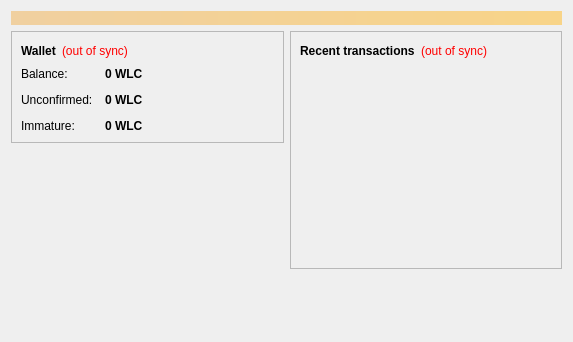
<?xml version="1.0" encoding="UTF-8"?>
<ui version="4.0">
 <class>OverviewPage</class>
 <widget class="QWidget" name="OverviewPage">
  <property name="geometry">
   <rect>
    <x>0</x>
    <y>0</y>
    <width>573</width>
    <height>342</height>
   </rect>
  </property>
  <property name="windowTitle">
   <string>Form</string>
  </property>
  <layout class="QVBoxLayout" name="topLayout">
   <item>
    <widget class="QLabel" name="labelAlerts">
     <property name="visible">
      <bool>false</bool>
     </property>
     <property name="styleSheet">
      <string notr="true">background-color: qlineargradient(x1: 0, y1: 0, x2: 1, y2: 0, stop:0 #F0D0A0, stop:1 #F8D488); color:#000000;</string>
     </property>
     <property name="wordWrap">
      <bool>true</bool>
     </property>
     <property name="margin">
      <number>3</number>
     </property>
    </widget>
   </item>
   <item>
    <layout class="QHBoxLayout" name="horizontalLayout" stretch="1,1">
     <item>
      <layout class="QVBoxLayout" name="verticalLayout_2">
       <item>
        <widget class="QFrame" name="frame">
         <property name="frameShape">
          <enum>QFrame::StyledPanel</enum>
         </property>
         <property name="frameShadow">
          <enum>QFrame::Raised</enum>
         </property>
         <layout class="QVBoxLayout" name="verticalLayout_4">
          <item>
           <layout class="QHBoxLayout" name="horizontalLayout_4">
            <item>
             <widget class="QLabel" name="label_5">
              <property name="font">
               <font>
                <weight>75</weight>
                <bold>true</bold>
               </font>
              </property>
              <property name="text">
               <string>Wallet</string>
              </property>
             </widget>
            </item>
            <item>
             <widget class="QLabel" name="labelWalletStatus">
              <property name="toolTip">
               <string>The displayed information may be out of date. Your wallet automatically synchronizes with the WLC network after a connection is established, but this process has not completed yet.</string>
              </property>
              <property name="styleSheet">
               <string notr="true">QLabel { color: red; }</string>
              </property>
              <property name="text">
               <string notr="true">(out of sync)</string>
              </property>
              <property name="alignment">
               <set>Qt::AlignLeading|Qt::AlignLeft|Qt::AlignVCenter</set>
              </property>
             </widget>
            </item>
            <item>
             <spacer name="horizontalSpacer_2">
              <property name="orientation">
               <enum>Qt::Horizontal</enum>
              </property>
              <property name="sizeHint" stdset="0">
               <size>
                <width>40</width>
                <height>20</height>
               </size>
              </property>
             </spacer>
            </item>
           </layout>
          </item>
          <item>
           <layout class="QFormLayout" name="formLayout_2">
            <property name="fieldGrowthPolicy">
             <enum>QFormLayout::AllNonFixedFieldsGrow</enum>
            </property>
            <property name="horizontalSpacing">
             <number>12</number>
            </property>
            <property name="verticalSpacing">
             <number>12</number>
            </property>
            <item row="0" column="0">
             <widget class="QLabel" name="label">
              <property name="text">
               <string>Balance:</string>
              </property>
             </widget>
            </item>
            <item row="0" column="1">
             <widget class="QLabel" name="labelBalance">
              <property name="font">
               <font>
                <weight>75</weight>
                <bold>true</bold>
               </font>
              </property>
              <property name="cursor">
               <cursorShape>IBeamCursor</cursorShape>
              </property>
              <property name="toolTip">
               <string>Your current balance</string>
              </property>
              <property name="text">
               <string notr="true">0 WLC</string>
              </property>
              <property name="textInteractionFlags">
               <set>Qt::LinksAccessibleByMouse|Qt::TextSelectableByKeyboard|Qt::TextSelectableByMouse</set>
              </property>
             </widget>
            </item>
            <item row="1" column="0">
             <widget class="QLabel" name="label_3">
              <property name="text">
               <string>Unconfirmed:</string>
              </property>
             </widget>
            </item>
            <item row="1" column="1">
             <widget class="QLabel" name="labelUnconfirmed">
              <property name="font">
               <font>
                <weight>75</weight>
                <bold>true</bold>
               </font>
              </property>
              <property name="cursor">
               <cursorShape>IBeamCursor</cursorShape>
              </property>
              <property name="toolTip">
               <string>Total of transactions that have yet to be confirmed, and do not yet count toward the current balance</string>
              </property>
              <property name="text">
               <string notr="true">0 WLC</string>
              </property>
              <property name="textInteractionFlags">
               <set>Qt::LinksAccessibleByMouse|Qt::TextSelectableByKeyboard|Qt::TextSelectableByMouse</set>
              </property>
             </widget>
            </item>
            <item row="2" column="0">
             <widget class="QLabel" name="labelImmatureText">
              <property name="text">
               <string>Immature:</string>
              </property>
             </widget>
            </item>
            <item row="2" column="1">
             <widget class="QLabel" name="labelImmature">
              <property name="font">
               <font>
                <weight>75</weight>
                <bold>true</bold>
               </font>
              </property>
              <property name="toolTip">
               <string>Mined balance that has not yet matured</string>
              </property>
              <property name="text">
               <string notr="true">0 WLC</string>
              </property>
              <property name="textInteractionFlags">
               <set>Qt::LinksAccessibleByMouse|Qt::TextSelectableByKeyboard|Qt::TextSelectableByMouse</set>
              </property>
             </widget>
            </item>
           </layout>
          </item>
         </layout>
        </widget>
       </item>
       <item>
        <widget class="QLabel" name="label_wallet_bgcoin">
         <property name="text">
          <string/>
         </property>
         <property name="pixmap">
          <pixmap resource="../bitcoin.qrc">:/images/wallet_bgcoin</pixmap>
         </property>
         <property name="scaledContents">
          <bool>false</bool>
         </property>
         <property name="alignment">
          <set>Qt::AlignCenter</set>
         </property>
         <property name="margin">
          <number>-2</number>
         </property>
        </widget>
       </item>
       <item>
        <spacer name="verticalSpacer">
         <property name="orientation">
          <enum>Qt::Vertical</enum>
         </property>
         <property name="sizeHint" stdset="0">
          <size>
           <width>20</width>
           <height>40</height>
          </size>
         </property>
        </spacer>
       </item>
      </layout>
     </item>
     <item>
      <layout class="QVBoxLayout" name="verticalLayout_3">
       <item>
        <widget class="QFrame" name="frame_2">
         <property name="frameShape">
          <enum>QFrame::StyledPanel</enum>
         </property>
         <property name="frameShadow">
          <enum>QFrame::Raised</enum>
         </property>
         <layout class="QVBoxLayout" name="verticalLayout">
          <item>
           <layout class="QHBoxLayout" name="horizontalLayout_2">
            <item>
             <widget class="QLabel" name="label_4">
              <property name="text">
               <string>&lt;b&gt;Recent transactions&lt;/b&gt;</string>
              </property>
             </widget>
            </item>
            <item>
             <widget class="QLabel" name="labelTransactionsStatus">
              <property name="toolTip">
               <string>The displayed information may be out of date. Your wallet automatically synchronizes with the WLC network after a connection is established, but this process has not completed yet.</string>
              </property>
              <property name="styleSheet">
               <string notr="true">QLabel { color: red; }</string>
              </property>
              <property name="text">
               <string notr="true">(out of sync)</string>
              </property>
              <property name="alignment">
               <set>Qt::AlignRight|Qt::AlignTrailing|Qt::AlignVCenter</set>
              </property>
             </widget>
            </item>
            <item>
             <spacer name="horizontalSpacer">
              <property name="orientation">
               <enum>Qt::Horizontal</enum>
              </property>
              <property name="sizeHint" stdset="0">
               <size>
                <width>40</width>
                <height>20</height>
               </size>
              </property>
             </spacer>
            </item>
           </layout>
          </item>
          <item>
           <widget class="QListView" name="listTransactions">
            <property name="styleSheet">
             <string notr="true">QListView { background: transparent; }</string>
            </property>
            <property name="frameShape">
             <enum>QFrame::NoFrame</enum>
            </property>
            <property name="verticalScrollBarPolicy">
             <enum>Qt::ScrollBarAlwaysOff</enum>
            </property>
            <property name="horizontalScrollBarPolicy">
             <enum>Qt::ScrollBarAlwaysOff</enum>
            </property>
            <property name="selectionMode">
             <enum>QAbstractItemView::NoSelection</enum>
            </property>
           </widget>
          </item>
         </layout>
        </widget>
       </item>
       <item>
        <spacer name="verticalSpacer_2">
         <property name="orientation">
          <enum>Qt::Vertical</enum>
         </property>
         <property name="sizeHint" stdset="0">
          <size>
           <width>20</width>
           <height>40</height>
          </size>
         </property>
        </spacer>
       </item>
      </layout>
     </item>
    </layout>
   </item>
  </layout>
 </widget>
 <resources>
  <include location="../bitcoin.qrc"/>
 </resources>
 <connections/>
</ui>
